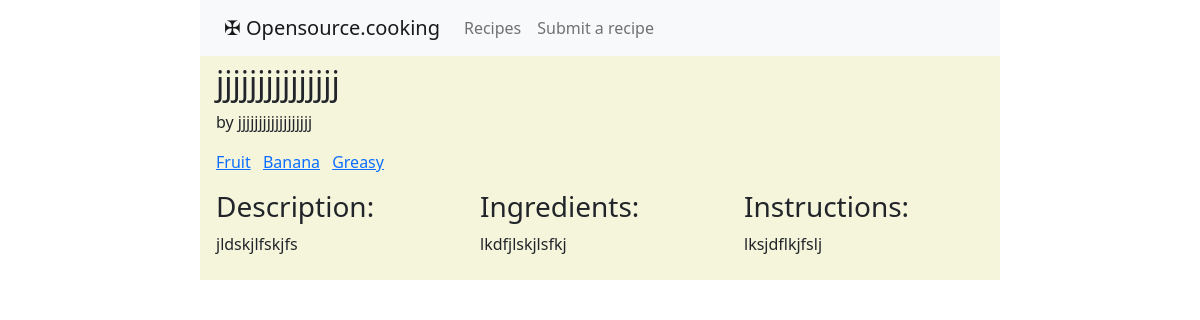
/recipes/jjjjjjjjjjjjjjjjqEbG/, run on the app's committed database.
### recipes/models.py (models this page shows, shortened)
class Recipe(models.Model):
  title = models.CharField(max_length=200)
  author = models.CharField(max_length=100, default="Anonymous")
  email = models.EmailField(max_length=254, blank=True)
  date_submitted = models.DateTimeField(auto_now_add=True)
  tags = models.ManyToManyField('Tag', related_name='recipes', blank=True)
  description = models.TextField(max_length=200, default=None)
  ingredients = models.TextField()
  instructions = models.TextField()
  link1 = models.URLField(max_length=300, blank=True)
  link2 = models.URLField(max_length=300, blank=True)
  visible = models.BooleanField(default=False)
  recipe_slug = models.SlugField(unique=True, default=ran_string(18))

class Tag(models.Model):
  name = models.CharField(max_length=100)
  slug = models.SlugField(unique=True, default=ran_string(18))
  def __str__(self):
    return self.name

### recipes/views.py (the view)
# urls.py: path('recipes/<slug:recipe_slug>/', views.detail_view, name='detail'),
def detail_view(request, recipe_slug):
    recipe=Recipe.objects.filter(recipe_slug=recipe_slug)
    context = {
        "recipe": recipe[0],
    }
    return render(request, "recipes/detail.html", context)

### recipes/templates/recipes/detail.html
{% extends "recipes/base.html" %}
{% block content %}
<h2>{{ recipe.title }}</h2>
<p>by {{ recipe.author }}</p>
<div>
    {% if recipe.tags.all %}
    <ul class="list-inline">
        {% for tag in recipe.tags.all %}
            <li class="list-inline-item">
                <a href="{% url 'recipes:tag' tag.slug %}">
                    {{ tag }}
                </a>
            </li>
        {% endfor %}
    {% endif %}
</div>
<div class="row">
    <div class="col">
        <h3>Description:</h3>
        <p>{{recipe.description}}</p>
    </div>
    <div class="col">
        <h3>Ingredients:</h3>
        <p>{{recipe.ingredients}}</p>
    </div>
    <div class="col">
        <h3>Instructions:</h3>
        <p>{{recipe.instructions}}</p>
    </div>
</div>
{% endblock %}

### data on the page
Recipe: title "jjjjjjjjjjjjjjj", author "jjjjjjjjjjjjjjjjjj", description "jldskjlfskjfs", ingredients "lkdfjlskjlsfkj", instructions "lksjdflkjfslj"
Tag: name "Fruit"
Tag: name "Banana"
Tag: name "Greasy"
